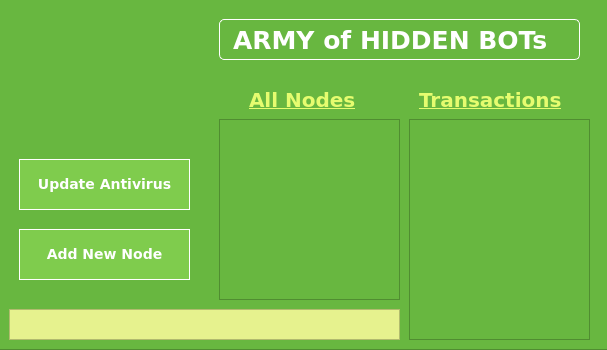
<?xml version="1.0" encoding="UTF-8"?>
<ui version="4.0">
 <class>Dialog</class>
 <widget class="QDialog" name="Dialog">
  <property name="geometry">
   <rect>
    <x>0</x>
    <y>0</y>
    <width>607</width>
    <height>350</height>
   </rect>
  </property>
  <property name="windowTitle">
   <string>Dialog</string>
  </property>
  <widget class="QFrame" name="frame">
   <property name="geometry">
    <rect>
     <x>-1</x>
     <y>-1</y>
     <width>611</width>
     <height>351</height>
    </rect>
   </property>
   <property name="styleSheet">
    <string notr="true">background-color:#68b740;
</string>
   </property>
   <property name="frameShape">
    <enum>QFrame::StyledPanel</enum>
   </property>
   <property name="frameShadow">
    <enum>QFrame::Raised</enum>
   </property>
   <widget class="QLabel" name="label">
    <property name="geometry">
     <rect>
      <x>220</x>
      <y>20</y>
      <width>361</width>
      <height>41</height>
     </rect>
    </property>
    <property name="styleSheet">
     <string notr="true">Font-size:25px;
Font-family:verdana;
Font-weight:900;
color:white;
padding: 5px;
border: 1px solid white;
border-radius:5px; 


</string>
    </property>
    <property name="text">
     <string>ARMY of HIDDEN BOTs</string>
    </property>
   </widget>
   <widget class="QLabel" name="label_2">
    <property name="geometry">
     <rect>
      <x>420</x>
      <y>80</y>
      <width>151</width>
      <height>41</height>
     </rect>
    </property>
    <property name="styleSheet">
     <string notr="true">Font-size:20px;
Font-family:verdana;
Font-weight:900;
color:white;
color:#e6fc6f;
text-decoration:underline;


</string>
    </property>
    <property name="text">
     <string>Transactions</string>
    </property>
   </widget>
   <widget class="QScrollArea" name="scrollArea">
    <property name="geometry">
     <rect>
      <x>410</x>
      <y>120</y>
      <width>181</width>
      <height>221</height>
     </rect>
    </property>
    <property name="widgetResizable">
     <bool>true</bool>
    </property>
    <widget class="QWidget" name="scrollAreaWidgetContents">
     <property name="geometry">
      <rect>
       <x>0</x>
       <y>0</y>
       <width>179</width>
       <height>219</height>
      </rect>
     </property>
    </widget>
   </widget>
   <widget class="QFrame" name="status">
    <property name="geometry">
     <rect>
      <x>10</x>
      <y>310</y>
      <width>391</width>
      <height>31</height>
     </rect>
    </property>
    <property name="styleSheet">
     <string notr="true">background-color:#e6f28e;
opacity:70%;</string>
    </property>
    <property name="frameShape">
     <enum>QFrame::StyledPanel</enum>
    </property>
    <property name="frameShadow">
     <enum>QFrame::Raised</enum>
    </property>
   </widget>
   <widget class="QScrollArea" name="scrollArea_2">
    <property name="geometry">
     <rect>
      <x>220</x>
      <y>120</y>
      <width>181</width>
      <height>181</height>
     </rect>
    </property>
    <property name="widgetResizable">
     <bool>true</bool>
    </property>
    <widget class="QWidget" name="scrollAreaWidgetContents_2">
     <property name="geometry">
      <rect>
       <x>0</x>
       <y>0</y>
       <width>179</width>
       <height>179</height>
      </rect>
     </property>
    </widget>
   </widget>
   <widget class="QLabel" name="label_3">
    <property name="geometry">
     <rect>
      <x>250</x>
      <y>85</y>
      <width>121</width>
      <height>31</height>
     </rect>
    </property>
    <property name="styleSheet">
     <string notr="true">Font-size:20px;
Font-family:verdana;
Font-weight:900;
color:white;
color:#e6fc6f;
text-decoration:underline;


</string>
    </property>
    <property name="text">
     <string>All Nodes</string>
    </property>
   </widget>
   <widget class="QPushButton" name="pushButton">
    <property name="geometry">
     <rect>
      <x>20</x>
      <y>160</y>
      <width>171</width>
      <height>51</height>
     </rect>
    </property>
    <property name="styleSheet">
     <string notr="true">Font-size:14px;
font-family:verdana;
color:white;
font-weight:bold;
border: 1px solid white;
background-color:#7fcc4d
</string>
    </property>
    <property name="text">
     <string>Update Antivirus</string>
    </property>
   </widget>
   <widget class="QPushButton" name="pushButton_2">
    <property name="geometry">
     <rect>
      <x>20</x>
      <y>230</y>
      <width>171</width>
      <height>51</height>
     </rect>
    </property>
    <property name="styleSheet">
     <string notr="true">Font-size:14px;
font-family:verdana;
color:white;
font-weight:bold;
border: 1px solid white;
background-color:#7fcc4d
</string>
    </property>
    <property name="text">
     <string>Add New Node</string>
    </property>
   </widget>
   <widget class="QWidget" name="logo_image" native="true">
    <property name="geometry">
     <rect>
      <x>40</x>
      <y>10</y>
      <width>141</width>
      <height>131</height>
     </rect>
    </property>
    <property name="styleSheet">
     <string notr="true"/>
    </property>
   </widget>
  </widget>
 </widget>
 <resources/>
 <connections/>
</ui>
